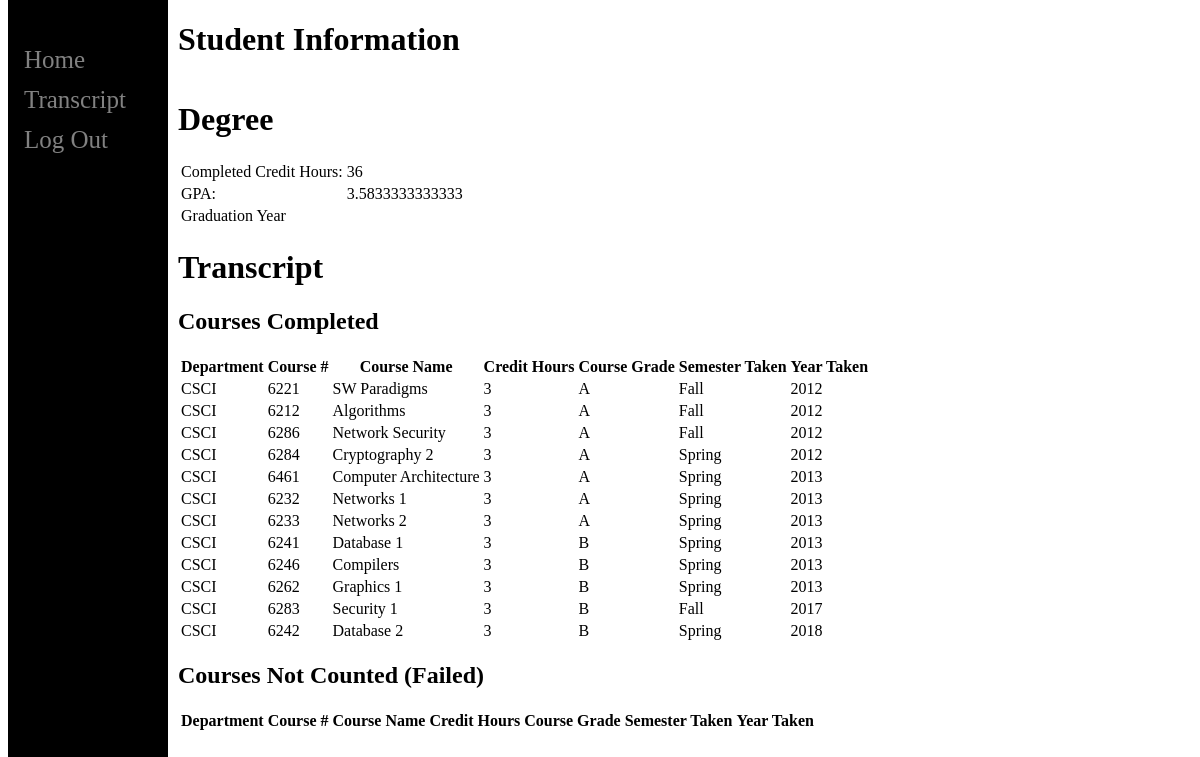
The app's page /alumni/transcript.php (signed in) with its own data.
### tables this page shows
CREATE TABLE enrollment (
  user_id INT(8) ZEROFILL,
  course_num     int(4) not null,
  courseID     int(3) not null,
  course_dept TINYTEXT,
  course_name TINYTEXT,
  startTime     INT(4),
  endTime     INT(4),
  day   TINYTEXT,
  semester TINYTEXT,
  course_credits    INT(4),
  year	   INT(4),
  grade	  TINYTEXT,
  gpa  decimal(3,2)
);

### alumni/transcript.php (the view, shortened to what this page needs)
<?php
	require "header.php";
?>
<main>
<h1>Student Information</h1>
<h1>Degree</h1>
<?php
		$user = $_SESSION['user_id'];
		$info_query = "SELECT * FROM alumni WHERE user_id=" . $user;
		$run_info_query = mysqli_query($conn, $info_query);
		$result = mysqli_fetch_assoc($run_info_query);
		echo "<table>";
		$cred_row = "<tr>";
			$cred_row .= "<td>Completed Credit Hours:</td>";
				$cred_query = "SELECT SUM(course_credits) as creds FROM enrollment where user_id=" . $user . " AND grade NOT IN ('F','IP')";
				$run_cred_query = mysqli_query($conn, $cred_query);
				$creds = mysqli_fetch_assoc($run_cred_query);
			$cred_row .="<td>{$creds['creds']}</td></tr>";
				$grades_query = "SELECT grade, course_credits  FROM enrollment WHERE user_id=" . $user;
				$run_grades = mysqli_query($conn, $grades_query);
				$grade_pts = 0.0;
				while($gr = mysqli_fetch_assoc($run_grades)){
					if($gr['grade'] == 'A'){
						$grade_pts = $grade_pts + ($gr['course_credits'] * 4.0);
					}
					else if($gr['grade'] == 'A-'){
						$grade_pts = $grade_pts + ($gr['course_credits'] * 3.7);
					}
					else if($gr['grade'] == 'B+'){
						$grade_pts = $grade_pts + ($gr['course_credits'] * 3.3);
					}
					else if($gr['grade'] == 'B'){
						$grade_pts = $grade_pts + ($gr['course_credits'] * 3.0);
					}
				}
				$att_cred = "SELECT SUM(course_credits) as creds FROM enrollment where user_id=" . $user . " AND grade NOT IN ('IP')";
				$run_att_cred = mysqli_query($conn, $att_cred);
				$res = mysqli_fetch_assoc($run_att_cred);
				$gpa = $grade_pts / $res['creds'];
			$cred_row .= "<tr><td>GPA:</td><td>$gpa</td></tr>";
			$cred_row .= "<tr><td>Graduation Year</td><td>{$result['grad_year']}</td></tr>";
			echo $cred_row;
			echo "</table>";
?>
<h1>Transcript</h1>
<h2>Courses Completed</h2>
<?php
			$user = $_SESSION['user_id'];
			$rows_out = "<table>";
			$rows_out .= "<tr>";
			$rows_out .= "<th>Department</th>";
			$rows_out .= "<th>Course #</th>";
			$rows_out .= "<th>Course Name</th>";
			$rows_out .= "<th>Credit Hours</th>";
			$rows_out .= "<th>Course Grade</th>";
			$rows_out .= "<th>Semester Taken</th>";
			$rows_out .= "<th>Year Taken</th>";
			$rows_out .= "</tr>\n";
			echo $rows_out;
			$select_ip = "SELECT * FROM enrollment WHERE user_id=". $user . " AND grade IN ('A','A-','B+','B','B-','C+','C') ORDER BY year ASC, semester ASC";
			$run_select = mysqli_query($conn, $select_ip);
			while($ip_row = mysqli_fetch_array($run_select)){
				$row = "<tr>";
				$row .= "<td>{$ip_row['course_dept']}</td>";
				$row .= "<td>{$ip_row['course_num']}</td>";
				$row .= "<td>{$ip_row['course_name']}</td>";
				$row .= "<td>{$ip_row['course_credits']}</td>";
				$row .= "<td>{$ip_row['grade']}</td>";
				$row .= "<td>{$ip_row['semester']}</td>";
				$row .= "<td>{$ip_row['year']}</td>";
				$row .= "</tr>\n";
				echo $row;
			}
			echo "</table>";
?>
<h2>Courses Not Counted (Failed)</h2>
<?php
		$rows_out = "<table>";
		$rows_out .= "<tr>";
		$rows_out .= "<th>Department</th>";
		$rows_out .= "<th>Course #</th>";
		$rows_out .= "<th>Course Name</th>";
		$rows_out .= "<th>Credit Hours</th>";
		$rows_out .= "<th>Course Grade</th>";
		$rows_out .= "<th>Semester Taken</th>";
		$rows_out .= "<th>Year Taken</th>";
		$rows_out .= "</tr>\n";
		echo $rows_out;
		echo "</table>";
?>
</main>
<?php
	require "footer.php";
?>

### alumni/style.css (style rules this page uses)
body { font-family: "verdana"; }
main { margin-left: 160px; padding: 0px 10px; }

### records on screen
enrollment: course_dept "CSCI", course_num "6221", course_name "SW Paradigms", course_credits "3", grade "A", semester "Fall", year "2012"
enrollment: course_dept "CSCI", course_num "6212", course_name "Algorithms", course_credits "3", grade "A", semester "Fall", year "2012"
enrollment: course_dept "CSCI", course_num "6286", course_name "Network Security", course_credits "3", grade "A", semester "Fall", year "2012"
enrollment: course_dept "CSCI", course_num "6284", course_name "Cryptography 2", course_credits "3", grade "A", semester "Spring", year "2012"
enrollment: course_dept "CSCI", course_num "6461", course_name "Computer Architecture", course_credits "3", grade "A", semester "Spring", year "2013"
enrollment: course_dept "CSCI", course_num "6232", course_name "Networks 1", course_credits "3", grade "A", semester "Spring", year "2013"
enrollment: course_dept "CSCI", course_num "6233", course_name "Networks 2", course_credits "3", grade "A", semester "Spring", year "2013"
enrollment: course_dept "CSCI", course_num "6241", course_name "Database 1", course_credits "3", grade "B", semester "Spring", year "2013"
enrollment: course_dept "CSCI", course_num "6246", course_name "Compilers", course_credits "3", grade "B", semester "Spring", year "2013"
enrollment: course_dept "CSCI", course_num "6262", course_name "Graphics 1", course_credits "3", grade "B", semester "Spring", year "2013"
enrollment: course_dept "CSCI", course_num "6283", course_name "Security 1", course_credits "3", grade "B", semester "Fall", year "2017"
enrollment: course_dept "CSCI", course_num "6242", course_name "Database 2", course_credits "3", grade "B", semester "Spring", year "2018"

### other values on screen
$creds['creds'] "36"
$gpa "3.5833333333333"
